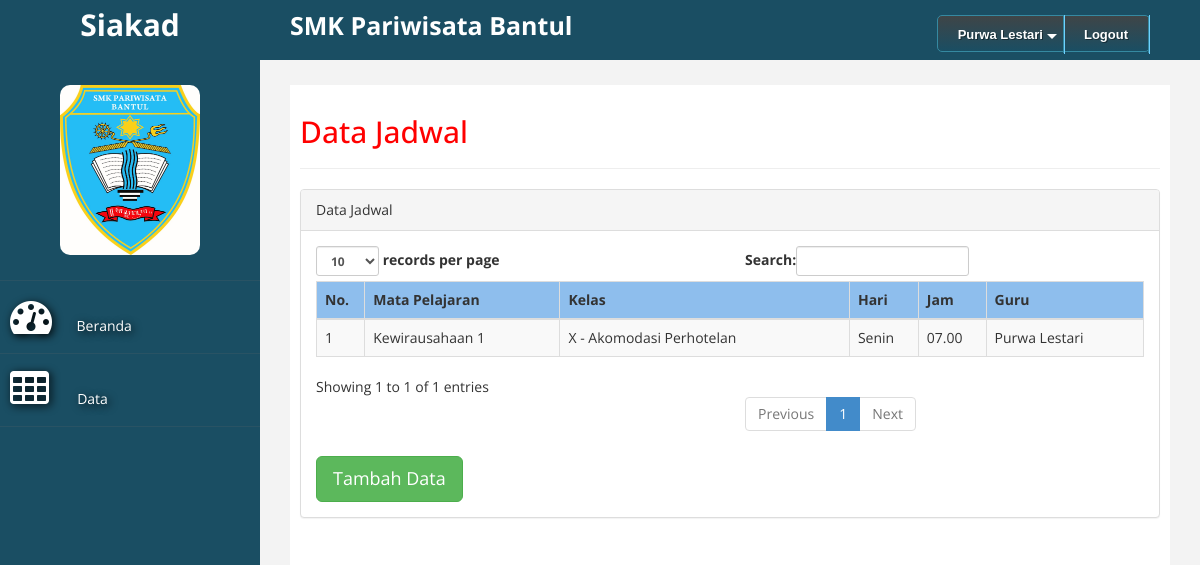
/index.php?act=data_mengajar (signed in), run on the app's committed database.
### tables this page shows
CREATE TABLE `guru` (
  `nip` int(5) NOT NULL,
  `nama` varchar(25) NOT NULL,
  `alamat` varchar(50) NOT NULL
);

CREATE TABLE `mengajar` (
  `nip` int(9) NOT NULL,
  `kode_mp` int(9) NOT NULL,
  `kode_kelas` int(5) NOT NULL
);

CREATE TABLE `mata_pelajaran` (
  `kode_mp` int(9) NOT NULL,
  `nama_mp` varchar(25) NOT NULL,
  `KKM` int(2) NOT NULL
);

CREATE TABLE `kelas` (
  `kode_kelas` int(5) NOT NULL,
  `nama_kelas` varchar(25) NOT NULL,
  `jumlah_siswa` int(2) NOT NULL
);

CREATE TABLE `jadwal_pelajaran` (
  `id_jadwal` int(4) NOT NULL,
  `kode_mp` int(9) NOT NULL,
  `jam` varchar(5) NOT NULL,
  `kode_kelas` varchar(5) NOT NULL,
  `hari` varchar(10) NOT NULL
);

### data_mengajar.php (the view, shortened to what this page needs)
<?php
include "koneksi.php";
$no     = 1;
$sql    = "SELECT mengajar.nip, mp.nama_mp, k.nama_kelas,jadwal_pelajaran.hari,
jadwal_pelajaran.jam, g.nama
FROM mengajar
INNER JOIN jadwal_pelajaran ON mengajar.kode_mp = jadwal_pelajaran.kode_mp
INNER JOIN guru g ON g.nip = mengajar.nip
INNER JOIN mata_pelajaran mp ON mp.kode_mp = mengajar.kode_mp
INNER JOIN kelas k ON k.kode_kelas = mengajar.kode_kelas
WHERE mengajar.nip = $_SESSION[username] ";
$hasil  = mysqli_query($kon, $sql) ;
?>
<h2>Data Jadwal</h2>
<hr>
<div class="panel panel-default">
    <div class="panel-heading">
         Data Jadwal
    </div>
    <div class="panel-body">
        <div class="table-responsive">
            <table class="table table-striped table-bordered table-hover" id="dataTables-example">
                <thead>
                    <tr  bgcolor="#8EBEED">
                        <th>No.</th>
                        <th>Mata Pelajaran</th>
                        <th>Kelas</th>
						<th>Hari</th>
						<th>Jam</th>
                        <th>Guru</th>
                    </tr>
                </thead>
                <tbody>
                    <?php
                    while($data = mysqli_fetch_assoc($hasil)){
                ?>
                    <tr class="odd gradeX">
                        <td><?php echo $no++; ?></td>
                        <td><?php echo $data['nama_mp']; ?></td>
                        <td><?php echo $data['nama_kelas']; ?></td>
						<td><?php echo $data['hari']; ?></td>
						<td><?php echo $data['jam']; ?></td>
                        <td><?php echo $data['nama']; ?></td>
                    </tr>
                <?php
                    }
                ?>
                </tbody>
            </table>
			<a href="?act=tambah_jadwal_pelajaran" class="btn btn-success btn-lg">Tambah Data</a>
        </div>
    </div>
</div>

### menu_atas.php (shortened to what this page needs)
<div id='cssmenu'>
<ul>
  <?php
    if($_SESSION['level'] == '1'){
    include 'koneksi.php';
  $sql = mysqli_query($kon,"select nama from guru where nip = $_SESSION[username]");
  $sql2 = mysqli_fetch_assoc($sql);
?>
   <li class='has-sub '><a href='#'><span><?php echo $sql2['nama']; ?></span></a>
 <?php } ?>
   </li>
   <li><a href='logout.php'><span>Logout</span></a></li>
</ul>
</div>

### custom.css (style rules this page uses)
body { font-family: 'Open Sans', sans-serif; }
h2 { color: #f00; }

### menu_atas.php (style rules this page uses)
#cssmenu { height:37px; display:block; padding:0; margin:0; border:1px solid; border-radius:5px; }
#cssmenu > ul { list-style:inside none; padding:0; margin:0; }
#cssmenu > ul > li { list-style:inside none; padding:0; margin:0; float:left; display:block; position:relative; }
#cssmenu > ul > li > a { outline:none; display:block; position:relative; padding:12px 20px; font:bold 13px/100% Arial, Helvetica, sans-serif; text-align:center; text-decoration:none; text-shadow:1px 1px 0 rgba(0,0,0, 0.4); }
#cssmenu > ul > li:first-child > a { border-radius:5px 0 0 5px; }
#cssmenu > ul > li > a:after { content:''; position:absolute; border-right:1px solid; top:-1px; bottom:-1px; right:-2px; z-index:99; }
#cssmenu > ul > li.has-sub > a:before { content:''; position:absolute; top:18px; right:6px; border:5px solid transparent; border-top:5px solid #fff; }
#cssmenu, #cssmenu > ul > li > ul > li a:hover { background:#3f4547; background:-moz-linear-gradient(top, #3f4547 0%, #1a4e63 100%); background:-webkit-gradient(linear, left top, left bottom, color-stop(0%,#3f4547), color-stop(100%,#1a4e63)); background:-webkit-linear-gradient(top, #3f4547 0%,#1a4e63 100%); background:-o-linear-gradient(top, #3f4547 0%,#1a4e63 100%); background:-ms-linear-gradient(top, #3f4547 0%,#1a4e63 100%); background:linear-gradient(top, #3f4547 0%,#1a4e63 100%); filter:progid:DXImageTransform.Microsoft.gradient(startColorstr='#3f4547', endColorstr='#1a4e63',GradientType=0); }
#cssmenu { border-color:#3589a1; }
#cssmenu > ul > li > a { border-right:1px solid #3589a1; color:#fff; }
#cssmenu > ul > li > a:after { border-color:#6ed1ff; }

### data on the page
guru: nama "Purwa Lestari"
mengajar: kode_mp.nama_mp "Kewirausahaan 1", kode_kelas.nama_kelas "X - Akomodasi Perhotelan", jadwal_pelajaran.hari "Senin", jadwal_pelajaran.jam "07.00", guru.nama "Purwa Lestari"
